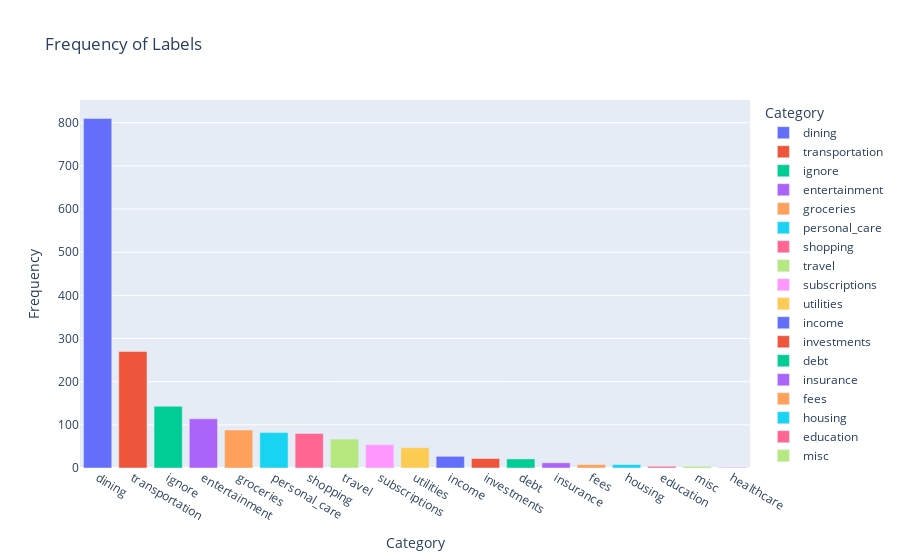

Source (notebook cell):
### Markdown cell above
## Review Labels  

look at distribution of labels

### Code cell
label_counts = txns_df['labels'].value_counts().reset_index()

print(f'There are {label_counts.shape[0]} distinct categories.')

fig = px.bar(label_counts, x='index', y='labels', title='Frequency of Labels',
             labels={'index': 'Category', 'labels':'Frequency'},
             color='index',
             hover_data={'labels':True})

fig.show()

### Figure 1 — Plotly figure (JSON) as saved in the notebook; plotly's stock layout.template omitted (floating-point values rounded to 4 significant figures)
{"data": [{"alignmentgroup": "True", "hovertemplate": "Category=%{x}<br>Frequency=%{y}<extra></extra>", "legendgroup": "dining", "marker": {"color": "#636efa", "pattern": {"shape": ""}}, "name": "dining", "offsetgroup": "dining", "orientation": "v", "showlegend": true, "textposition": "auto", "type": "bar", "x": ["dining"], "xaxis": "x", "y": [810], "yaxis": "y"}, {"alignmentgroup": "True", "hovertemplate": "Category=%{x}<br>Frequency=%{y}<extra></extra>", "legendgroup": "transportation", "marker": {"color": "#EF553B", "pattern": {"shape": ""}}, "name": "transportation", "offsetgroup": "transportation", "orientation": "v", "showlegend": true, "textposition": "auto", "type": "bar", "x": ["transportation"], "xaxis": "x", "y": [270], "yaxis": "y"}, {"alignmentgroup": "True", "hovertemplate": "Category=%{x}<br>Frequency=%{y}<extra></extra>", "legendgroup": "ignore", "marker": {"color": "#00cc96", "pattern": {"shape": ""}}, "name": "ignore", "offsetgroup": "ignore", "orientation": "v", "showlegend": true, "textposition": "auto", "type": "bar", "x": ["ignore"], "xaxis": "x", "y": [143], "yaxis": "y"}, {"alignmentgroup": "True", "hovertemplate": "Category=%{x}<br>Frequency=%{y}<extra></extra>", "legendgroup": "entertainment", "marker": {"color": "#ab63fa", "pattern": {"shape": ""}}, "name": "entertainment", "offsetgroup": "entertainment", "orientation": "v", "showlegend": true, "textposition": "auto", "type": "bar", "x": ["entertainment"], "xaxis": "x", "y": [114], "yaxis": "y"}, {"alignmentgroup": "True", "hovertemplate": "Category=%{x}<br>Frequency=%{y}<extra></extra>", "legendgroup": "groceries", "marker": {"color": "#FFA15A", "pattern": {"shape": ""}}, "name": "groceries", "offsetgroup": "groceries", "orientation": "v", "showlegend": true, "textposition": "auto", "type": "bar", "x": ["groceries"], "xaxis": "x", "y": [88], "yaxis": "y"}, {"alignmentgroup": "True", "hovertemplate": "Category=%{x}<br>Frequency=%{y}<extra></extra>", "legendgroup": "personal_care", "marker": {"color": "#19d3f3", "pattern": {"shape": ""}}, "name": "personal_care", "offsetgroup": "personal_care", "orientation": "v", "showlegend": true, "textposition": "auto", "type": "bar", "x": ["personal_care"], "xaxis": "x", "y": [82], "yaxis": "y"}, {"alignmentgroup": "True", "hovertemplate": "Category=%{x}<br>Frequency=%{y}<extra></extra>", "legendgroup": "shopping", "marker": {"color": "#FF6692", "pattern": {"shape": ""}}, "name": "shopping", "offsetgroup": "shopping", "orientation": "v", "showlegend": true, "textposition": "auto", "type": "bar", "x": ["shopping"], "xaxis": "x", "y": [80], "yaxis": "y"}, {"alignmentgroup": "True", "hovertemplate": "Category=%{x}<br>Frequency=%{y}<extra></extra>", "legendgroup": "travel", "marker": {"color": "#B6E880", "pattern": {"shape": ""}}, "name": "travel", "offsetgroup": "travel", "orientation": "v", "showlegend": true, "textposition": "auto", "type": "bar", "x": ["travel"], "xaxis": "x", "y": [67], "yaxis": "y"}, {"alignmentgroup": "True", "hovertemplate": "Category=%{x}<br>Frequency=%{y}<extra></extra>", "legendgroup": "subscriptions", "marker": {"color": "#FF97FF", "pattern": {"shape": ""}}, "name": "subscriptions", "offsetgroup": "subscriptions", "orientation": "v", "showlegend": true, "textposition": "auto", "type": "bar", "x": ["subscriptions"], "xaxis": "x", "y": [54], "yaxis": "y"}, {"alignmentgroup": "True", "hovertemplate": "Category=%{x}<br>Frequency=%{y}<extra></extra>", "legendgroup": "utilities", "marker": {"color": "#FECB52", "pattern": {"shape": ""}}, "name": "utilities", "offsetgroup": "utilities", "orientation": "v", "showlegend": true, "textposition": "auto", "type": "bar", "x": ["utilities"], "xaxis": "x", "y": [47], "yaxis": "y"}, {"alignmentgroup": "True", "hovertemplate": "Category=%{x}<br>Frequency=%{y}<extra></extra>", "legendgroup": "income", "marker": {"color": "#636efa", "pattern": {"shape": ""}}, "name": "income", "offsetgroup": "income", "orientation": "v", "showlegend": true, "textposition": "auto", "type": "bar", "x": ["income"], "xaxis": "x", "y": [27], "yaxis": "y"}, {"alignmentgroup": "True", "hovertemplate": "Category=%{x}<br>Frequency=%{y}<extra></extra>", "legendgroup": "investments", "marker": {"color": "#EF553B", "pattern": {"shape": ""}}, "name": "investments", "offsetgroup": "investments", "orientation": "v", "showlegend": true, "textposition": "auto", "type": "bar", "x": ["investments"], "xaxis": "x", "y": [22], "yaxis": "y"}, {"alignmentgroup": "True", "hovertemplate": "Category=%{x}<br>Frequency=%{y}<extra></extra>", "legendgroup": "debt", "marker": {"color": "#00cc96", "pattern": {"shape": ""}}, "name": "debt", "offsetgroup": "debt", "orientation": "v", "showlegend": true, "textposition": "auto", "type": "bar", "x": ["debt"], "xaxis": "x", "y": [21], "yaxis": "y"}, {"alignmentgroup": "True", "hovertemplate": "Category=%{x}<br>Frequency=%{y}<extra></extra>", "legendgroup": "insurance", "marker": {"color": "#ab63fa", "pattern": {"shape": ""}}, "name": "insurance", "offsetgroup": "insurance", "orientation": "v", "showlegend": true, "textposition": "auto", "type": "bar", "x": ["insurance"], "xaxis": "x", "y": [12], "yaxis": "y"}, {"alignmentgroup": "True", "hovertemplate": "Category=%{x}<br>Frequency=%{y}<extra></extra>", "legendgroup": "fees", "marker": {"color": "#FFA15A", "pattern": {"shape": ""}}, "name": "fees", "offsetgroup": "fees", "orientation": "v", "showlegend": true, "textposition": "auto", "type": "bar", "x": ["fees"], "xaxis": "x", "y": [8], "yaxis": "y"}, {"alignmentgroup": "True", "hovertemplate": "Category=%{x}<br>Frequency=%{y}<extra></extra>", "legendgroup": "housing", "marker": {"color": "#19d3f3", "pattern": {"shape": ""}}, "name": "housing", "offsetgroup": "housing", "orientation": "v", "showlegend": true, "textposition": "auto", "type": "bar", "x": ["housing"], "xaxis": "x", "y": [8], "yaxis": "y"}, {"alignmentgroup": "True", "hovertemplate": "Category=%{x}<br>Frequency=%{y}<extra></extra>", "legendgroup": "education", "marker": {"color": "#FF6692", "pattern": {"shape": ""}}, "name": "education", "offsetgroup": "education", "orientation": "v", "showlegend": true, "textposition": "auto", "type": "bar", "x": ["education"], "xaxis": "x", "y": [4], "yaxis": "y"}, {"alignmentgroup": "True", "hovertemplate": "Category=%{x}<br>Frequency=%{y}<extra></extra>", "legendgroup": "misc", "marker": {"color": "#B6E880", "pattern": {"shape": ""}}, "name": "misc", "offsetgroup": "misc", "orientation": "v", "showlegend": true, "textposition": "auto", "type": "bar", "x": ["misc"], "xaxis": "x", "y": [4], "yaxis": "y"}, {"alignmentgroup": "True", "hovertemplate": "Category=%{x}<br>Frequency=%{y}<extra></extra>", "legendgroup": "healthcare", "marker": {"color": "#FF97FF", "pattern": {"shape": ""}}, "name": "healthcare", "offsetgroup": "healthcare", "orientation": "v", "showlegend": true, "textposition": "auto", "type": "bar", "x": ["healthcare"], "xaxis": "x", "y": [2], "yaxis": "y"}], "layout": {"barmode": "relative", "legend": {"title": {"text": "Category"}, "tracegroupgap": 0}, "title": {"text": "Frequency of Labels"}, "xaxis": {"anchor": "y", "categoryarray": ["dining", "transportation", "ignore", "entertainment", "groceries", "personal_care", "shopping", "travel", "subscriptions", "utilities", "income", "investments", "debt", "insurance", "fees", "housing", "education", "misc", "healthcare"], "categoryorder": "array", "domain": [0, 1], "title": {"text": "Category"}}, "yaxis": {"anchor": "x", "domain": [0, 1], "title": {"text": "Frequency"}}}}
